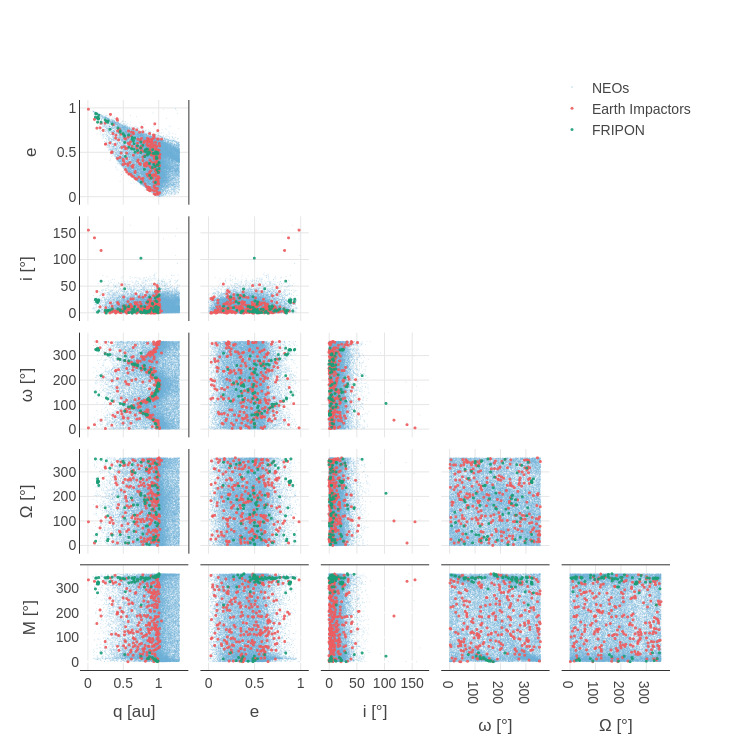

Notebook code cell kept with this figure:
### Code cell
om_cneos = np.array(cneos_int['om'])
om_neos = np.array(neos['om'])
om_fripon = np.array(fripon['om'])
w_cneos = np.array(cneos_int['w'])
w_neos = np.array(neos['w'])
w_fripon = np.array(fripon['w'])
ma_cneos = np.array(cneos_int['ma'])
ma_neos = np.array(neos['ma'])
ma_fripon = np.array(fripon['ma'])

fig = go.Figure()

# NEOS
fig.add_trace(go.Splom(
    dimensions=[
        dict(label='q [au]', values=q_neos),
        dict(label='e', values=e_neos),
        dict(label='i [°]', values=i_neos), 
        dict(label='ω [°]', values=w_neos), 
        dict(label='Ω [°]', values=om_neos), 
        dict(label='M [°]', values=ma_neos)
    ],
    name="NEOs",
    showupperhalf=False,
    diagonal_visible=False,
    marker=dict(color="#6baed6", size=1, opacity=0.3)
))

# Impactadores
fig.add_trace(go.Splom(
    dimensions=[
        dict(label='q [au]', values=q_cneos),
        dict(label='e', values=e_cneos),
        dict(label='i [°]', values=i_cneos),
        dict(label='ω [°]', values=w_cneos), 
        dict(label='om (deg)', values=om_cneos), 
        dict(label='M [°]', values=ma_cneos)
    ],
    name="Earth Impactors",
    showupperhalf=False,
    diagonal_visible=False,
    marker=dict(color="#ED5C5E", size=3, opacity=0.9)
))

fig.add_trace(go.Splom(
    dimensions=[
        dict(label='q [au]', values=q_fripon),
        dict(label='e', values=e_fripon),
        dict(label='i [°]', values=i_fripon),
        dict(label='ω [°]', values=w_fripon), 
        dict(label='Ω [°]', values=om_fripon), 
        dict(label='M [°]', values=ma_fripon)
    ],
    name="FRIPON",
    showupperhalf=False,
    diagonal_visible=False,
    marker=dict(color="#1b9e77", size=3, opacity=0.9)
))

# Layout minimalista
fig.update_layout(
    title_x=0.5,
    width=750,
    height=750,
    font=dict(family="Arial", color="#444444", size=14),
    plot_bgcolor='white',
    paper_bgcolor='white',
    dragmode='select',
    hovermode='closest',
    legend=dict(
        x=0.8, y=1.05,
        bgcolor='rgba(0,0,0,0)',
        borderwidth=0
    )
)

# Ajuste de ejes para estilo limpio
for axis in ['xaxis', 'xaxis2', 'xaxis3', 'xaxis4', 'xaxis5', 'yaxis', 'yaxis2', 'yaxis3', 'yaxis4', 'yaxis5']:
    fig.update_layout({axis: dict(
        showline=True,
        linewidth=1,
        linecolor="#333333",
        mirror=True,
        showgrid=True,
        gridcolor="#e6e6e6",
        zeroline=False
    )})

fig.show()

### Figure 1 — Plotly figure (JSON) as saved in the notebook; plotly's stock layout.template omitted (floating-point values rounded to 4 significant figures; data arrays with more than 128 entries replaced by an {"elided": "..."} marker saying what was removed)
{"data": [{"diagonal": {"visible": false}, "dimensions": [{"label": "q [au]", "values": {"elided": "34324 float values"}}, {"label": "e", "values": {"elided": "34324 float values"}}, {"label": "i [°]", "values": {"elided": "34324 float values"}}, {"label": "ω [°]", "values": {"elided": "34324 float values"}}, {"label": "Ω [°]", "values": {"elided": "34324 float values"}}, {"label": "M [°]", "values": {"elided": "34324 float values"}}], "marker": {"color": "#6baed6", "opacity": 0.3, "size": 1}, "name": "NEOs", "showupperhalf": false, "type": "splom"}, {"diagonal": {"visible": false}, "dimensions": [{"label": "q [au]", "values": {"elided": "262 float values"}}, {"label": "e", "values": {"elided": "262 float values"}}, {"label": "i [°]", "values": {"elided": "262 float values"}}, {"label": "ω [°]", "values": {"elided": "262 float values"}}, {"label": "om (deg)", "values": {"elided": "262 float values"}}, {"label": "M [°]", "values": {"elided": "262 float values"}}], "marker": {"color": "#ED5C5E", "opacity": 0.9, "size": 3}, "name": "Earth Impactors", "showupperhalf": false, "type": "splom"}, {"diagonal": {"visible": false}, "dimensions": [{"label": "q [au]", "values": {"elided": "158 float values"}}, {"label": "e", "values": {"elided": "158 float values"}}, {"label": "i [°]", "values": {"elided": "158 float values"}}, {"label": "ω [°]", "values": {"elided": "158 float values"}}, {"label": "Ω [°]", "values": {"elided": "158 float values"}}, {"label": "M [°]", "values": {"elided": "158 float values"}}], "marker": {"color": "#1b9e77", "opacity": 0.9, "size": 3}, "name": "FRIPON", "showupperhalf": false, "type": "splom"}], "layout": {"dragmode": "select", "font": {"color": "#444444", "family": "Arial", "size": 14}, "height": 750, "hovermode": "closest", "legend": {"bgcolor": "rgba(0,0,0,0)", "borderwidth": 0, "x": 0.8, "y": 1.05}, "paper_bgcolor": "white", "plot_bgcolor": "white", "title": {"x": 0.5}, "width": 750, "xaxis": {"gridcolor": "#e6e6e6", "linecolor": "#333333", "linewidth": 1, "mirror": true, "showgrid": true, "showline": true, "zeroline": false}, "xaxis2": {"gridcolor": "#e6e6e6", "linecolor": "#333333", "linewidth": 1, "mirror": true, "showgrid": true, "showline": true, "zeroline": false}, "xaxis3": {"gridcolor": "#e6e6e6", "linecolor": "#333333", "linewidth": 1, "mirror": true, "showgrid": true, "showline": true, "zeroline": false}, "xaxis4": {"gridcolor": "#e6e6e6", "linecolor": "#333333", "linewidth": 1, "mirror": true, "showgrid": true, "showline": true, "zeroline": false}, "xaxis5": {"gridcolor": "#e6e6e6", "linecolor": "#333333", "linewidth": 1, "mirror": true, "showgrid": true, "showline": true, "zeroline": false}, "yaxis": {"gridcolor": "#e6e6e6", "linecolor": "#333333", "linewidth": 1, "mirror": true, "showgrid": true, "showline": true, "zeroline": false}, "yaxis2": {"gridcolor": "#e6e6e6", "linecolor": "#333333", "linewidth": 1, "mirror": true, "showgrid": true, "showline": true, "zeroline": false}, "yaxis3": {"gridcolor": "#e6e6e6", "linecolor": "#333333", "linewidth": 1, "mirror": true, "showgrid": true, "showline": true, "zeroline": false}, "yaxis4": {"gridcolor": "#e6e6e6", "linecolor": "#333333", "linewidth": 1, "mirror": true, "showgrid": true, "showline": true, "zeroline": false}, "yaxis5": {"gridcolor": "#e6e6e6", "linecolor": "#333333", "linewidth": 1, "mirror": true, "showgrid": true, "showline": true, "zeroline": false}}}
